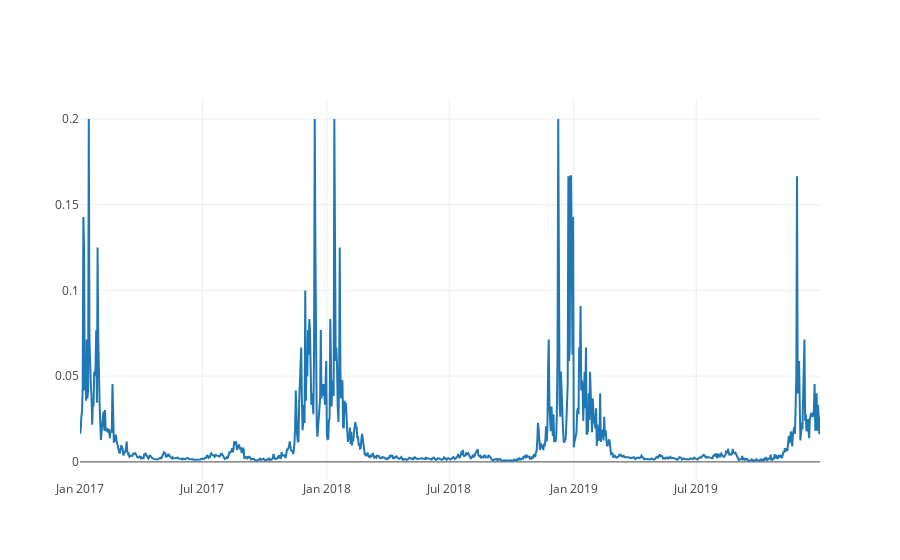

The notebook cell saved with this chart:
### Code cell
trace = go.Scatter(
    x = df['date'],
    y = df['odds']
)
data = [trace]

plotly.offline.iplot(data, filename='basic-line')

### Figure 1 — Plotly figure (JSON) as saved in the notebook; plotly's stock layout.template omitted (floating-point values rounded to 4 significant figures; data arrays with more than 128 entries replaced by an {"elided": "..."} marker saying what was removed)
{"data": [{"type": "scatter", "uid": "2ef6be37-81f8-4f62-af89-4279ecff980a", "x": {"elided": "1174 str values"}, "y": {"elided": "1174 float values"}}], "layout": {}}
